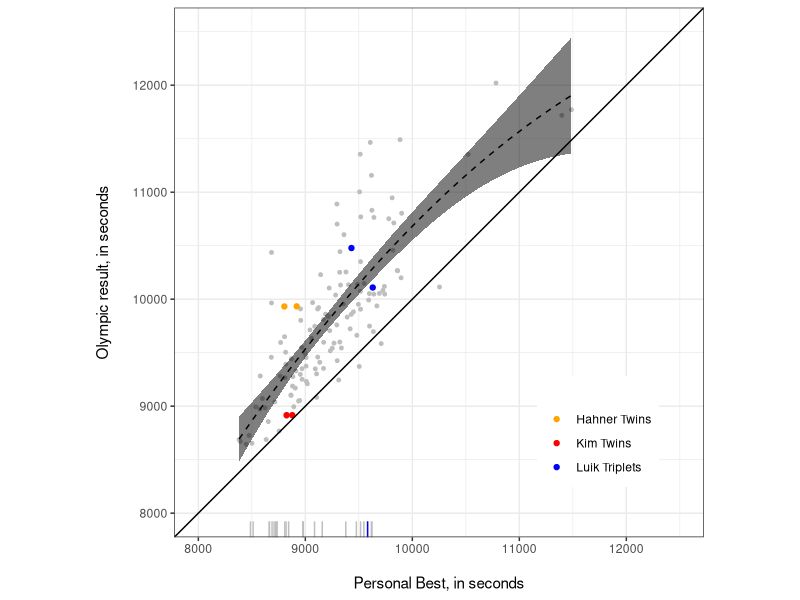
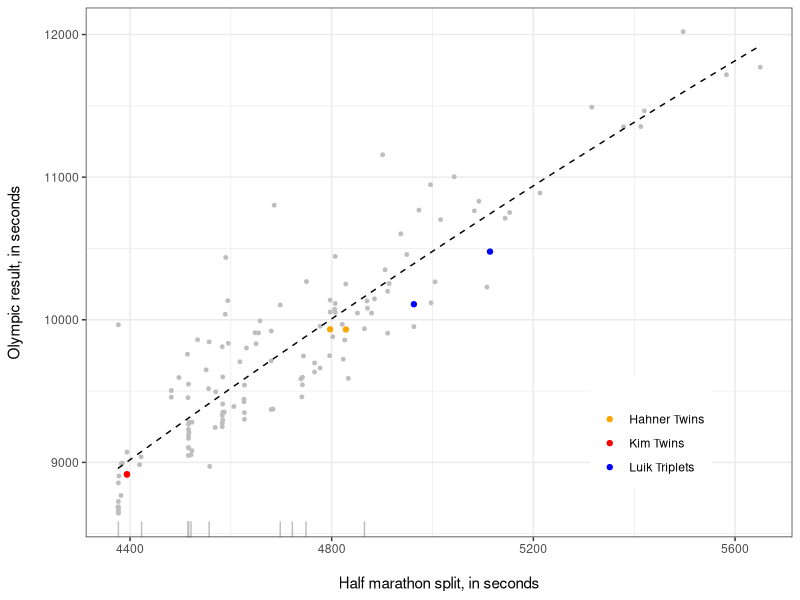
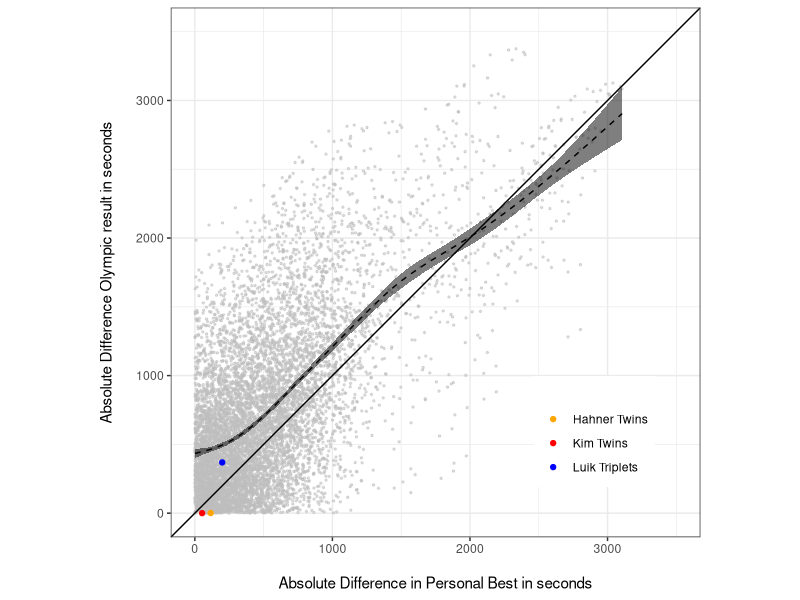
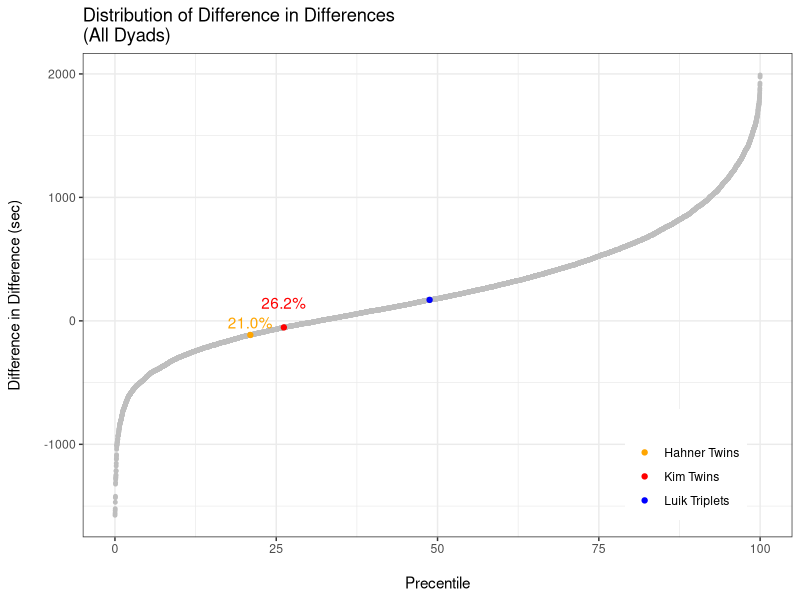
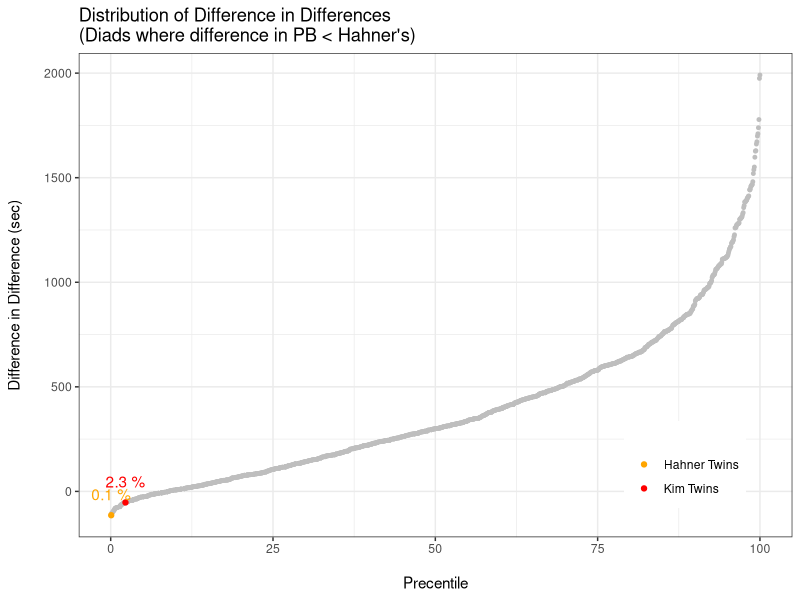
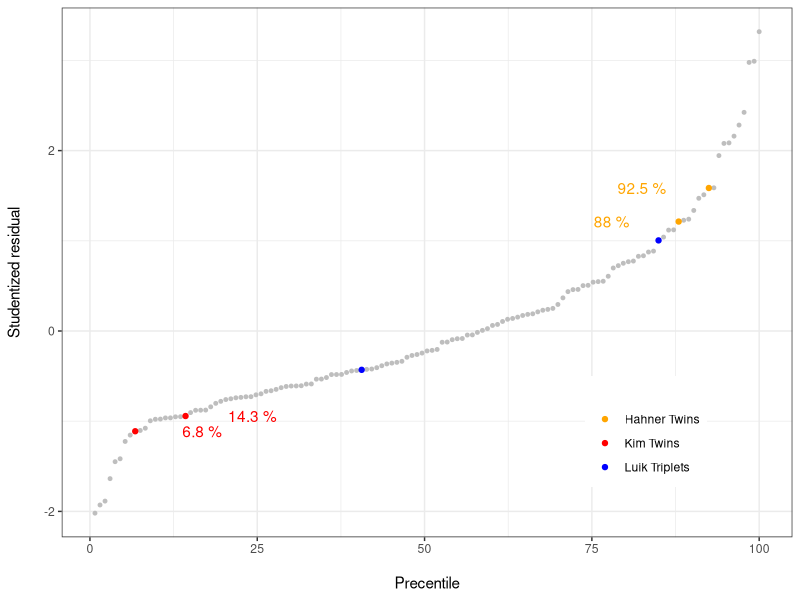
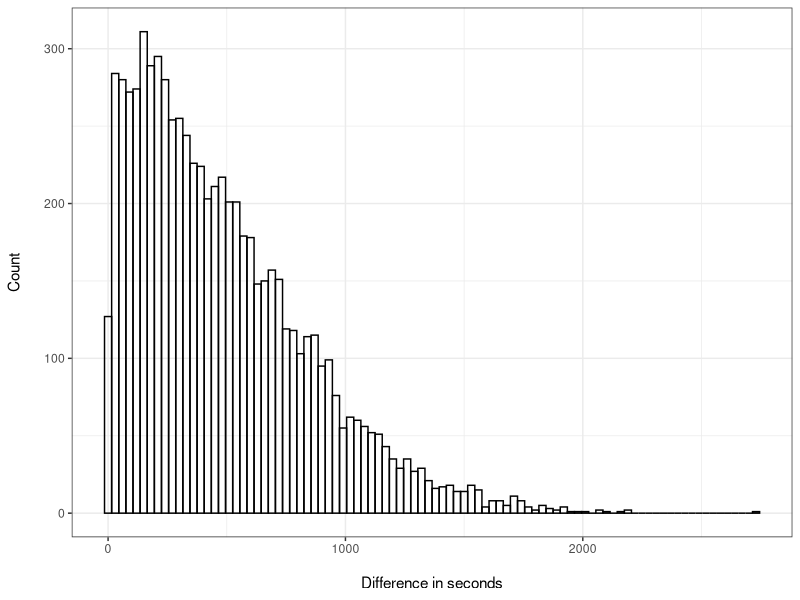
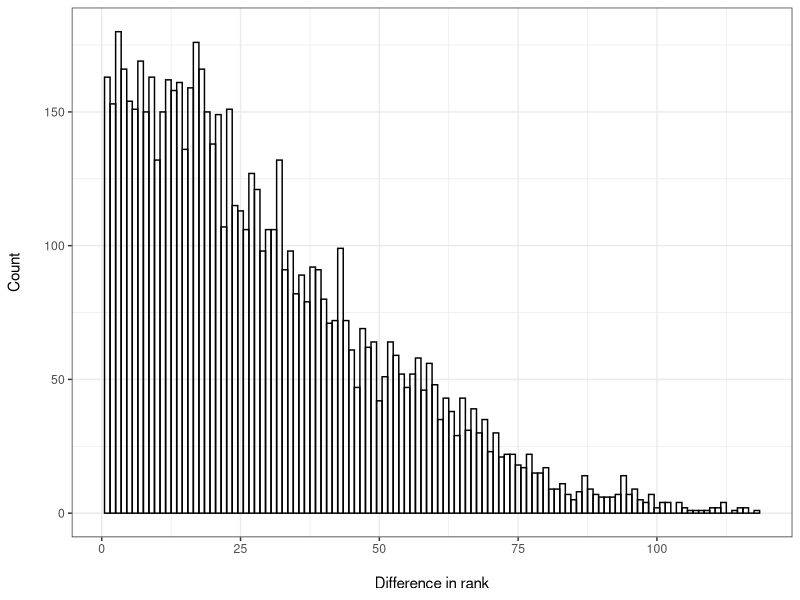

The R script that drew these images, in order:
library(MASS)
library(tidyverse)
library(lubridate)
library(stringr)
df <- read.csv("data/times.csv", stringsAsFactors = FALSE) %>% tbl_df()

# Remove Irvette Van Zyl, since she did not start the race due to
# injury.  Her bib number is 1172.
df <- df[df$BIB != 1172,]

# Remove slowest PBs with the assumption that these are different
# df <- df[df$PB < 10000,]

pdf("plots/scatter_plot.pdf", height = 5,  width = 5)
ggplot(aes(y=FINAL, x=PB), data = df) + 
  geom_point(size = 1, colour = "gray") + 
  geom_point(data = df[!is.na(df$TWINS),], aes( col = TWINS)) +
  geom_smooth(method = "lm", formula = y ~ x + I(x^2), colour = "black", alpha = .5, size = .5, linetype = "dashed", fill = "black") + 
  geom_abline(intercept = 0, slope =1) +
  geom_rug(data = df[is.na(df$FINAL),], aes(x = PB), colour = "gray") +
  geom_rug(data = df[is.na(df$FINAL) & df$TWINS == "Luik Triplets",], aes(x = PB), colour = "blue") +
  coord_fixed(xlim = c(8000,12500), ylim = c(8000,12500)) +
  ylab("Olympic result, in seconds\n") + 
  xlab("\nPersonal Best, in seconds") + 
    ##  ggtitle("Distribution of Y | X") +
  scale_color_manual(values = c("orange", "red", "blue", "gray"), name = "") +
  theme_bw() +
  theme(legend.position = c(.8,.2))
dev.off()

## make scatter plot for half marathon split
pdf("plots/scatter_plot_half.pdf", height = 5,  width = 5)
df2use <- filter(df, !is.na(SPLIT_HALF))
ggplot(aes(y = FINAL, x = SPLIT_HALF), data = df2use) +
    geom_point(size = 1, colour = "gray") + 
    geom_point(data = df2use[!is.na(df2use$TWINS),], aes( col = TWINS)) +
    geom_smooth(method = "lm", formula = y ~ x + I(x^2), colour = "black", alpha = .5, size = .5, linetype = "dashed", fill = "black", se = FALSE) + 
    ## geom_abline(intercept = 0, slope = 1) +
    geom_rug(data = df2use[is.na(df2use$FINAL),], aes(x = SPLIT_HALF), colour = "gray") +
    geom_rug(data = df2use[is.na(df2use$FINAL) & df2use$TWINS == "Luik Triplets",], aes(x = PB), colour = "blue") +
    ##    coord_fixed(xlim = c(4000, 6000), ylim = c(8500, 12500)) +
    ylab("Olympic result, in seconds\n") + 
    xlab("\nHalf marathon split, in seconds") + 
    ##  ggtitle("Distribution of Y | X") +
    scale_color_manual(values = c("orange", "red", "blue", "gray"), name = "") +
    theme_bw() +
    theme(legend.position = c(0.8, 0.2))
dev.off()



nms <- df$ATHLETE
pb <- df$PB
result <- df$FINAL
rank <- min_rank(df$FINAL)
name_i <- vector()
name_j <- vector()
pb_diff <- vector()
result_diff <- vector()
consecutive <- vector()
k = 1
a = 1
for(i in 1:length(pb)){
  for(j in a:length(result)){
    name_i[k] = nms[i]
    name_j[k] = nms[j]
    pb_diff[k] = pb[i] - pb[j]
    result_diff[k] = result[i] - result[j]
    consecutive[k] = ifelse(abs(rank[i] - rank[j]) == 1, T, F) 
    k = k + 1
  }
  a = a + 1 
}


df2 <- data_frame(name_i, name_j, pb_diff, result_diff, diff_in_diff = abs(result_diff) - abs(pb_diff), consecutive)

df2$twins <- ifelse(df2$name_i == "Anna Hahner" & df2$name_j == "Lisa Hahner", "Hahner Twins",
                    ifelse(df2$name_i == "Hye-Gyong Kim" & df2$name_j == "Hye-Song Kim", "Kim Twins",
                           ifelse(df2$name_i == "Leila Luik" & df2$name_j == "Lily Luik", "Luik Triplets", NA)))


df2b <- df2 %>% filter(name_i != name_j, !is.na(diff_in_diff)) %>% arrange(diff_in_diff)

pdf("plots/diff_in_diff_scatter_plot.pdf", height = 5,  width = 5)
ggplot(aes(y=abs(result_diff), x=abs(pb_diff)), data = df2b) + 
  geom_point(size = .5, colour = "gray", alpha = .5) + 
  geom_point(data = df2b[!is.na(df2b$twins),], aes( col = twins)) +
  geom_smooth( colour = "black", alpha = .5, size = .5, linetype = "dashed", fill = "black") + 
  geom_abline(intercept = 0, slope =1) +
  #geom_rug(data = df[is.na(df$FINAL),], aes(x = PB), colour = "gray") +
  #geom_rug(data = df[is.na(df$FINAL) & df$TWINS == "Luik Triplets",], aes(x = PB), colour = "blue") +
  coord_fixed(xlim = c(0,3500), ylim = c(0,3500)) +
  ylab("Absolute Difference Olympic result in seconds\n") + 
  xlab("\nAbsolute Difference in Personal Best in seconds") + 
  #ggtitle("Among all dyadic combinations") +
  scale_color_manual(values = c("orange", "red", "blue", "gray"), name = "") +
  theme_bw() +
  theme(legend.position = c(.8,.2))
dev.off()


pdf("plots/diff_in_diff_1.pdf", height = 5, width = 5)
df2b <- df2b %>% mutate(PERCENTILE = cume_dist(diff_in_diff)*100 )
ggplot(df2b, aes(PERCENTILE,diff_in_diff)) + 
  geom_point(size = 1, colour = "gray") + 
  geom_point(data = na.omit(df2b), aes( col = twins)) + 
  geom_text(data = df2b[df2b$twins == "Hahner Twins",], aes(label =  paste0(formatC(round(PERCENTILE,1), format = "f", flag = "0", digits = 1 ), "%")), nudge_y = 100, colour = "orange") +
  geom_text(data = df2b[df2b$twins == "Kim Twins",], aes(label = paste0(formatC(round(PERCENTILE,1), format = "f", flag = "0", digits = 1 ), "%")), nudge_y = 200, colour = "red") +
  ggtitle("Distribution of Difference in Differences\n(All Dyads)") +
  ylab("Difference in Difference (sec)\n") +
  xlab("\nPrecentile") + 
  scale_color_manual(values = c("orange", "red", "blue", "gray"), name = "") +
  theme_bw() +
  theme(legend.position = c(.85,.15))
dev.off()

pdf("plots/diff_in_diff_2.pdf", height = 5, width = 5)
h_diff <- df2b$pb_diff[df2b$twins == "Hahner Twins" & !is.na(df2b$twins)]
df2c <- df2b %>% filter(abs(pb_diff) <= abs(h_diff)) %>% mutate(PERCENTILE = cume_dist(diff_in_diff)*100 )
ggplot(df2c, aes(PERCENTILE,diff_in_diff)) + 
  geom_point(size = 1, colour = "gray") + 
  geom_point(data = na.omit(df2c), aes( col = twins)) + 
  geom_text(data = df2c[df2c$twins == "Hahner Twins",], aes(label = paste(round(PERCENTILE,1),"%")), nudge_y = 100, colour = "orange") +
  geom_text(data = df2c[df2c$twins == "Kim Twins",], aes(label = paste(round(PERCENTILE,1),"%")), nudge_y = 100, colour = "red") +
  ggtitle("Distribution of Difference in Differences\n(Diads where difference in PB < Hahner's)") +
  ylab("Difference in Difference (sec)\n") +
  xlab("\nPrecentile") + 
  scale_color_manual(values = c("orange", "red", "blue", "gray"), name = "") +
  theme_bw() +
  theme(legend.position = c(.85,.15))
dev.off()

# Plot Studentized Residuals

fit <- lm(FINAL ~ PB + I(PB^2), data = df)
dta <- data.frame( df[!is.na(df$FINAL), c("ATHLETE", "TWINS")], STUD_RESID =  rstudent(fit) )
dta <- arrange(dta, STUD_RESID)
dta <- dta %>% mutate(PERCENTILE = cume_dist(STUD_RESID)*100 )

pdf("plots/studentized_residuals.pdf", height = 5, width = 5)
ggplot(dta, aes(PERCENTILE,STUD_RESID)) + 
  geom_point(size = 1, colour = "gray") + 
  geom_point(data = na.omit(dta), aes( col = TWINS)) + 
  geom_text(data = dta[dta$TWINS == "Hahner Twins",], aes(label = paste(round(PERCENTILE,1),"%")), nudge_x = -10, colour = "orange") +
  geom_text(data = dta[dta$TWINS == "Kim Twins",], aes(label = paste(round(PERCENTILE,1),"%")), nudge_x = 10, colour = "red") +
##  ggtitle("Distribution of Studentized Residuals") +
  ylab("Studentized residual\n") +
  xlab("\nPrecentile") + 
  scale_color_manual(values = c("orange", "red", "blue", "gray"), name = "") +
  theme_bw() +
  theme(legend.position = c(.8,.2))
dev.off()

# Calculate the percent of runners who did not finish.
# (includes women who did not start)
dnf_rate <- sum(is.na(df$FINAL))/length(df$FINAL)

# Estimate linear relationship between personal best and marathon result, excluding twins.
m <- lm(FINAL ~ PB + I(PB^2), data = df[is.na(df$TWINS),])

# Store the total number of runners, N
N <- length(df$PB)

# Save the vector of personal bests
x <- df$PB

# Create data frame to capture simulation output
sim_df <- data_frame(ATHLETE = df$ATHLETE)

# Set seed
set.seed(14252345)

# Set total number of sims
total_sims <- 10000

# Begin simulation
for (i in 1:total_sims){
  
  # Determine whether each runner finishes given the dnf rate
  dnf <- sample(x = c(F,T), size = N, replace = T, prob = c(1-dnf_rate, dnf_rate) )
  
  # Draw each runner's result from a multivariate normal distribution with 
  # mean Beta and sigma equal to the variance-covariance of Beta
  # Draw an error term from a normal distibution with standard deviation equal 
  # to the standard deviation of the model residuals.
  B <- mvrnorm(n = 1, mu = coef(m), Sigma =  vcov(m))
  e <- rnorm(n = N, mean = 0, sd = summary(m)$sigma)
  
  # Remove the results of those that did not finish
  y_hat <- ifelse(dnf, NA, B[1] + x*B[2] + x^2*B[3] +  e )
  

  # Collect the results
  sim_df[[paste0(i)]] <- y_hat
  
}

sim_df <- sim_df %>% gather(SIM, YHAT, -ATHLETE, convert = T) %>% group_by(SIM) %>% mutate(RANK = min_rank(YHAT))


# Compare Anna to Lisa
#
anna <- df %>% filter(ATHLETE == "Anna Hahner")
anna_sim <- sim_df %>% filter(ATHLETE == "Anna Hahner")

lisa <- df %>% filter(ATHLETE == "Lisa Hahner")
lisa_sim <- sim_df %>% filter(ATHLETE == "Lisa Hahner")

hahner_dist <- abs(anna_sim$YHAT - lisa_sim$YHAT) <= abs(anna$FINAL - lisa$FINAL)
hahner_dist <- ifelse(is.na(hahner_dist), FALSE, hahner_dist)

hahner_rank <- abs(anna_sim$RANK - lisa_sim$RANK) <= 1
hahner_rank <- ifelse(is.na(hahner_rank), FALSE, hahner_rank)

pct_less_than_hahner <- sum(hahner_dist)/length(hahner_dist)
pct_consecutive_hahner <- sum(hahner_rank)/length(hahner_rank)

hahner_df <- data_frame(time_diff = abs(anna_sim$YHAT - lisa_sim$YHAT), rank_diff =  abs(anna_sim$RANK - lisa_sim$RANK))

pdf("plots/simulated_time.pdf", height = 5, width = 5)
ggplot(hahner_df, aes(time_diff)) + 
  geom_histogram(binwidth = 30, colour = "black", fill = NA) +
  xlab("\nDifference in seconds") +
  ylab("Count\n") +
#  ggtitle("\nSimulated final time") +
  theme_bw()
dev.off()

pdf("plots/simulated_rank.pdf", height = 5, width = 5)
ggplot(hahner_df, aes(rank_diff)) + 
  geom_histogram(binwidth = 1, colour = "black", fill = NA) +
  xlab("\nDifference in rank") +
  ylab("Count\n") +
#  ggtitle("\nSimulated final rank") +
  theme_bw()
dev.off()


# Compare Gyong to Song
#
gyong_sim <- sim_df %>% filter(ATHLETE == "Hye-Gyong Kim")
gyong <- df %>% filter(ATHLETE == "Hye-Gyong Kim")

song_sim <-  sim_df %>% filter(ATHLETE == "Hye-Song Kim")
song <-  df %>% filter(ATHLETE == "Hye-Song Kim")

kim_dist <- abs(gyong_sim$YHAT - song_sim$YHAT) <= abs(gyong$FINAL - song$FINAL)
kim_dist <- ifelse(is.na(kim_dist), FALSE, kim_dist)

kim_rank <- abs(gyong_sim$RANK - song_sim$RANK) <= 1
kim_rank <- ifelse(is.na(kim_rank), FALSE, kim_rank)

pct_less_than_kim <- sum(kim_rank)/length(kim_rank)
pct_consecutive_kim <- sum(kim_rank)/length(kim_rank)

pct_consecutive_hahner_and_kim <- sum(hahner_rank & kim_rank)/length(hahner_rank & kim_rank)

# Calculate the percent of the races where the twins placed in consecutive order.

cat("The race was simulated", total_sims, "times.")
cat("The Hahner twins place consecutively in ", round(pct_consecutive_hahner*100, 2), "% of the simulations.", sep = "")
cat("The Kim twins place consecutively in ", round(pct_consecutive_kim*100, 2), "% of the simulations.", sep = "")
cat("Both the Hahner and Kim twins place consecutively in ", round(pct_consecutive_hahner_and_kim*100, 2), "% of the simulations.", sep = "")




# time <- c("SPLIT_5K", "SPLIT_10K","SPLIT_15K", "SPLIT_20K", "SPLIT_HALF", "SPLIT_25K", "SPLIT_30K", "SPLIT_35K", "SPLIT_40K", "FINAL")
# dist <- c(5, 10, 15, 20, 42.195/2, 25, 30, 35, 40, 42.195)
# td <- data.frame(time, dist, stringsAsFactors = F)
# df2 <- df %>% tbl_df %>% gather(time, value, SB:FINAL) %>% filter(str_detect(time, "SPLIT")) %>% left_join(td, by = "time")
# df2 <- df2 %>% group_by(time) %>% mutate(std_value = (value - mean(value, na.rm = T))/sd(value, na.rm = T) )
# ggplot(df2 %>% filter(!is.na(TWINS)), aes(dist, std_value, group = ATHLETE, colour = TWINS)) + geom_point()
